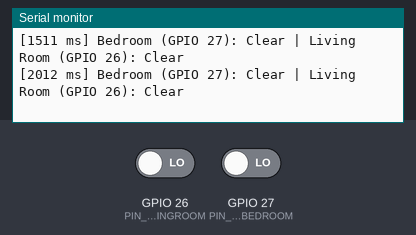
A sketch run on a simulated ESP32. Shown: the last lines printed to the serial monitor. The inputs (shaded band) are chosen by the test bench; at power-on: GPIO 26 (PIN_PIR_LIVINGROOM) LOW, GPIO 27 (PIN_PIR_BEDROOM) LOW.

Above: at 2.2 s.
2.3 s: GPIO 26 (PIN_PIR_LIVINGROOM) driven HIGH
At 2.9 s:
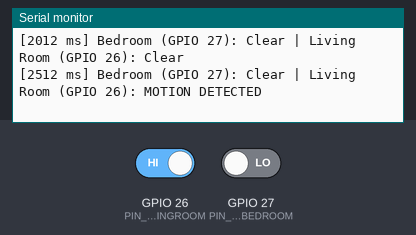
4.5 s: GPIO 27 (PIN_PIR_BEDROOM) driven HIGH
At 4.9 s:
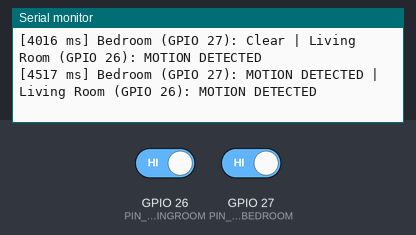
6.5 s: GPIO 26 (PIN_PIR_LIVINGROOM) driven LOW
At 6.9 s:
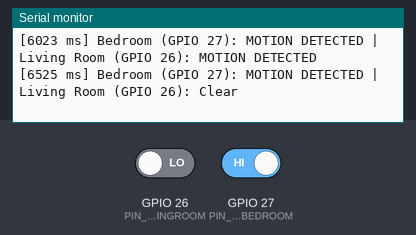
8.5 s: GPIO 27 (PIN_PIR_BEDROOM) driven LOW
At 8.9 s:
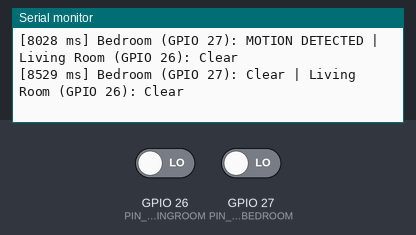

Measured:
- after the input at 2.3 s, the serial monitor: prints a new line after 0.21 s (image 1)
- after the input at 4.5 s, the serial monitor: prints a new line at once (image 2)
- after the input at 6.5 s, the serial monitor: prints a new line at once (image 3)
- after the input at 8.5 s, the serial monitor: prints a new line at once (image 4)

The sketch:

test_pir.ino
```cpp
/**
 * Suyog AI Hardware Test: PIR Motion Sensors
 * Pins: GPIO 27 (Bedroom PIR), GPIO 26 (Living Room PIR)
 * VCC: 5V (VIN), GND: GND, OUT: GPIO 27 & 26 (3.3V safe)
 */

#include <Arduino.h>

#define PIN_PIR_BEDROOM    27
#define PIN_PIR_LIVINGROOM 26

void setup() {
  Serial.begin(115200);
  delay(1000);
  Serial.println("\n=== Suyog AI Hardware Bring-Up: PIR Test ===");
  Serial.println("PIR sensors require ~60s warmup. Please do not move in front of sensors during warmup.");

  pinMode(PIN_PIR_BEDROOM, INPUT);
  pinMode(PIN_PIR_LIVINGROOM, INPUT);
}

void loop() {
  int bedState = digitalRead(PIN_PIR_BEDROOM);
  int livingState = digitalRead(PIN_PIR_LIVINGROOM);

  Serial.printf("[%lu ms] Bedroom (GPIO 27): %s | Living Room (GPIO 26): %s\n",
                millis(),
                (bedState == HIGH) ? "MOTION DETECTED" : "Clear",
                (livingState == HIGH) ? "MOTION DETECTED" : "Clear");

  delay(500);
}
```
